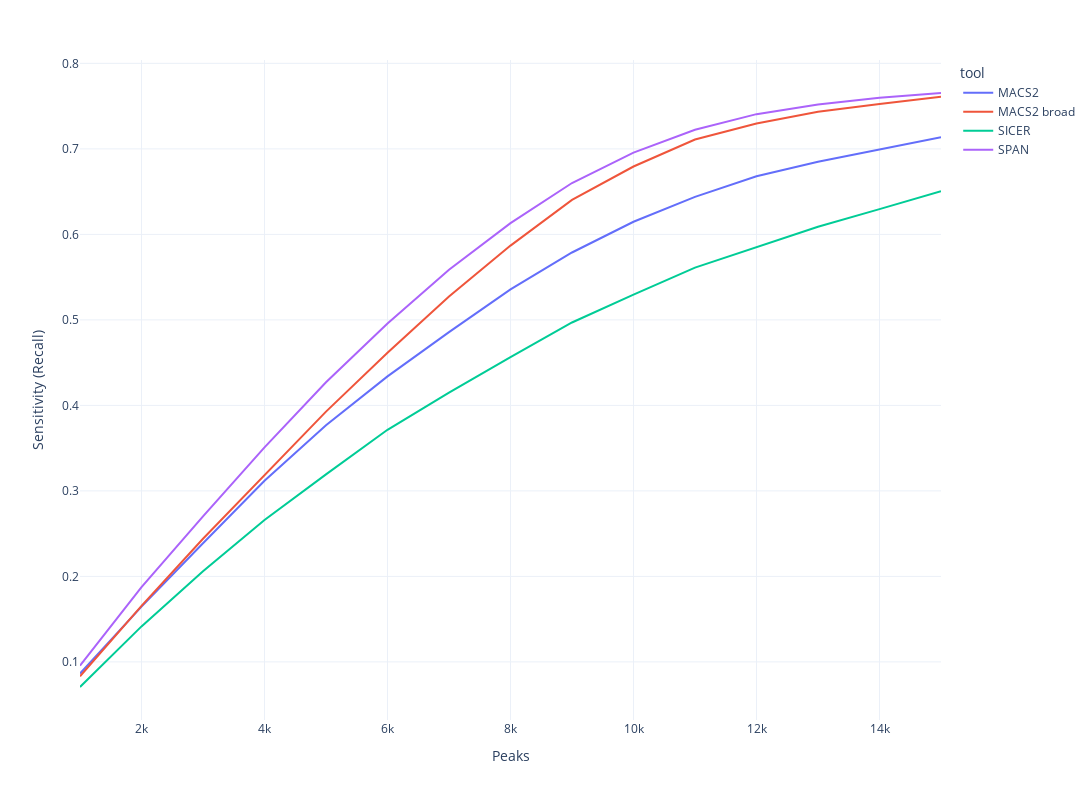

Notebook source saved alongside this figure:
### Code cell
import plotly.express as px

fig = px.line(df, x="peaks", y="sensitivity", color="tool")
fig.update_xaxes(title='Peaks')
fig.update_yaxes(title='Sensitivity (Recall)')
fig.layout.template = 'plotly_white'
fig.update_layout(
    autosize=False,
    width=1200,
    height=800,)
fig.show()
# plt.savefig(os.path.expanduser('~/data/2022_GSE26320_k4me3') + '/sens.pdf')

### Figure 1 — Plotly figure (JSON) as saved in the notebook; plotly's stock layout.template omitted (floating-point values rounded to 4 significant figures)
{"data": [{"hovertemplate": "tool=MACS2<br>peaks=%{x}<br>sensitivity=%{y}<extra></extra>", "legendgroup": "MACS2", "line": {"color": "#636efa", "dash": "solid"}, "marker": {"symbol": "circle"}, "mode": "lines", "name": "MACS2", "orientation": "v", "showlegend": true, "x": [1000, 2000, 3000, 4000, 5000, 6000, 7000, 8000, 9000, 10000, 11000, 12000, 13000, 14000, 15000], "xaxis": "x", "y": [0.08633, 0.1647, 0.2388, 0.3119, 0.3768, 0.4339, 0.4857, 0.5356, 0.5788, 0.6148, 0.6438, 0.6679, 0.685, 0.6997, 0.7136], "yaxis": "y", "type": "scatter"}, {"hovertemplate": "tool=MACS2 broad<br>peaks=%{x}<br>sensitivity=%{y}<extra></extra>", "legendgroup": "MACS2 broad", "line": {"color": "#EF553B", "dash": "solid"}, "marker": {"symbol": "circle"}, "mode": "lines", "name": "MACS2 broad", "orientation": "v", "showlegend": true, "x": [1000, 2000, 3000, 4000, 5000, 6000, 7000, 8000, 9000, 10000, 11000, 12000, 13000, 14000, 15000], "xaxis": "x", "y": [0.08318, 0.1655, 0.244, 0.319, 0.3927, 0.4615, 0.5273, 0.5869, 0.6403, 0.6794, 0.7109, 0.7296, 0.7433, 0.7525, 0.761], "yaxis": "y", "type": "scatter"}, {"hovertemplate": "tool=SICER<br>peaks=%{x}<br>sensitivity=%{y}<extra></extra>", "legendgroup": "SICER", "line": {"color": "#00cc96", "dash": "solid"}, "marker": {"symbol": "circle"}, "mode": "lines", "name": "SICER", "orientation": "v", "showlegend": true, "x": [1000, 2000, 3000, 4000, 5000, 6000, 7000, 8000, 9000, 10000, 11000, 12000, 13000, 14000, 15000], "xaxis": "x", "y": [0.07064, 0.1415, 0.2059, 0.266, 0.3193, 0.3715, 0.415, 0.4565, 0.497, 0.5295, 0.5611, 0.5848, 0.6089, 0.6295, 0.6504], "yaxis": "y", "type": "scatter"}, {"hovertemplate": "tool=SPAN<br>peaks=%{x}<br>sensitivity=%{y}<extra></extra>", "legendgroup": "SPAN", "line": {"color": "#ab63fa", "dash": "solid"}, "marker": {"symbol": "circle"}, "mode": "lines", "name": "SPAN", "orientation": "v", "showlegend": true, "x": [1000, 2000, 3000, 4000, 5000, 6000, 7000, 8000, 9000, 10000, 11000, 12000, 13000, 14000, 15000], "xaxis": "x", "y": [0.09558, 0.1875, 0.2702, 0.3508, 0.4271, 0.4956, 0.5587, 0.6131, 0.6601, 0.6957, 0.7224, 0.7406, 0.752, 0.7599, 0.7653], "yaxis": "y", "type": "scatter"}], "layout": {"xaxis": {"anchor": "y", "domain": [0.0, 1.0], "title": {"text": "Peaks"}}, "yaxis": {"anchor": "x", "domain": [0.0, 1.0], "title": {"text": "Sensitivity (Recall)"}}, "legend": {"title": {"text": "tool"}, "tracegroupgap": 0}, "margin": {"t": 60}, "autosize": false, "width": 1200, "height": 800}}
